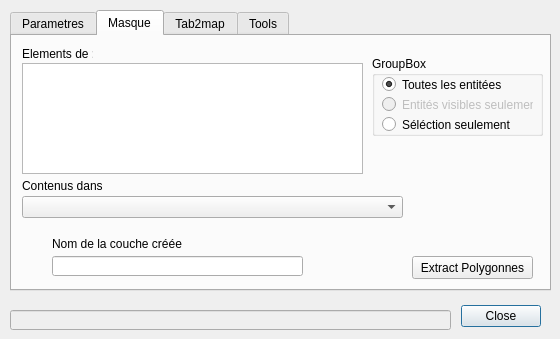
<?xml version="1.0" encoding="UTF-8"?>
<ui version="4.0">
 <class>suiviAvisDialogBase</class>
 <widget class="QDialog" name="suiviAvisDialogBase">
  <property name="geometry">
   <rect>
    <x>0</x>
    <y>0</y>
    <width>560</width>
    <height>339</height>
   </rect>
  </property>
  <property name="windowTitle">
   <string>Suivi Avis</string>
  </property>
  <widget class="QDialogButtonBox" name="button_box">
   <property name="geometry">
    <rect>
     <x>450</x>
     <y>300</y>
     <width>91</width>
     <height>32</height>
    </rect>
   </property>
   <property name="orientation">
    <enum>Qt::Horizontal</enum>
   </property>
   <property name="standardButtons">
    <set>QDialogButtonBox::Close</set>
   </property>
  </widget>
  <widget class="QWidget" name="verticalLayoutWidget">
   <property name="geometry">
    <rect>
     <x>10</x>
     <y>10</y>
     <width>541</width>
     <height>281</height>
    </rect>
   </property>
   <layout class="QVBoxLayout" name="verticalLayout">
    <item>
     <widget class="QTabWidget" name="tabWidget">
      <property name="toolTip">
       <string/>
      </property>
      <property name="currentIndex">
       <number>1</number>
      </property>
      <property name="tabsClosable">
       <bool>false</bool>
      </property>
      <widget class="QWidget" name="Parametres">
       <attribute name="title">
        <string>Parametres</string>
       </attribute>
       <widget class="QGroupBox" name="groupBox">
        <property name="geometry">
         <rect>
          <x>10</x>
          <y>10</y>
          <width>491</width>
          <height>51</height>
         </rect>
        </property>
        <property name="title">
         <string>  QGis </string>
        </property>
        <property name="flat">
         <bool>false</bool>
        </property>
        <widget class="QLineEdit" name="defNomLayer">
         <property name="geometry">
          <rect>
           <x>80</x>
           <y>19</y>
           <width>391</width>
           <height>20</height>
          </rect>
         </property>
         <property name="text">
          <string>Validation</string>
         </property>
        </widget>
        <widget class="QLabel" name="label_7">
         <property name="geometry">
          <rect>
           <x>10</x>
           <y>20</y>
           <width>71</width>
           <height>20</height>
          </rect>
         </property>
         <property name="text">
          <string>Nom Layer</string>
         </property>
        </widget>
       </widget>
       <widget class="QGroupBox" name="groupBox_2">
        <property name="geometry">
         <rect>
          <x>10</x>
          <y>60</y>
          <width>491</width>
          <height>191</height>
         </rect>
        </property>
        <property name="title">
         <string> LibreOffice </string>
        </property>
        <property name="flat">
         <bool>false</bool>
        </property>
        <widget class="QLineEdit" name="defNomOngletSuivi">
         <property name="geometry">
          <rect>
           <x>110</x>
           <y>19</y>
           <width>361</width>
           <height>20</height>
          </rect>
         </property>
         <property name="text">
          <string>Suivi</string>
         </property>
        </widget>
        <widget class="QLabel" name="label_8">
         <property name="geometry">
          <rect>
           <x>6</x>
           <y>14</y>
           <width>101</width>
           <height>31</height>
          </rect>
         </property>
         <property name="text">
          <string>&lt;html&gt;&lt;head/&gt;&lt;body&gt;&lt;p align=&quot;center&quot;&gt;Nom de l'onglet de &lt;span style=&quot; font-weight:600;&quot;&gt;suivi&lt;/span&gt;&lt;/p&gt;&lt;/body&gt;&lt;/html&gt;</string>
         </property>
         <property name="textFormat">
          <enum>Qt::RichText</enum>
         </property>
         <property name="wordWrap">
          <bool>true</bool>
         </property>
        </widget>
        <widget class="QLabel" name="label_9">
         <property name="geometry">
          <rect>
           <x>0</x>
           <y>100</y>
           <width>101</width>
           <height>31</height>
          </rect>
         </property>
         <property name="text">
          <string>&lt;html&gt;&lt;head/&gt;&lt;body&gt;&lt;p align=&quot;center&quot;&gt;Nom de la colonne &lt;span style=&quot; font-weight:600;&quot;&gt;Code Insee&lt;/span&gt;&lt;/p&gt;&lt;/body&gt;&lt;/html&gt;</string>
         </property>
         <property name="wordWrap">
          <bool>true</bool>
         </property>
        </widget>
        <widget class="QLineEdit" name="defNomCodeInsee">
         <property name="geometry">
          <rect>
           <x>110</x>
           <y>104</y>
           <width>361</width>
           <height>20</height>
          </rect>
         </property>
         <property name="text">
          <string>CodeInsee</string>
         </property>
        </widget>
        <widget class="QLabel" name="label_10">
         <property name="geometry">
          <rect>
           <x>0</x>
           <y>129</y>
           <width>101</width>
           <height>31</height>
          </rect>
         </property>
         <property name="text">
          <string>&lt;html&gt;&lt;head/&gt;&lt;body&gt;&lt;p&gt;Nom de la colonne &lt;span style=&quot; font-weight:600;&quot;&gt;Date Validation&lt;/span&gt;&lt;/p&gt;&lt;/body&gt;&lt;/html&gt;</string>
         </property>
         <property name="wordWrap">
          <bool>true</bool>
         </property>
        </widget>
        <widget class="QLineEdit" name="defNomColDateValide">
         <property name="geometry">
          <rect>
           <x>110</x>
           <y>133</y>
           <width>361</width>
           <height>20</height>
          </rect>
         </property>
         <property name="text">
          <string>Date_reception</string>
         </property>
        </widget>
        <widget class="QLabel" name="label_11">
         <property name="geometry">
          <rect>
           <x>0</x>
           <y>159</y>
           <width>101</width>
           <height>31</height>
          </rect>
         </property>
         <property name="text">
          <string>&lt;html&gt;&lt;head/&gt;&lt;body&gt;&lt;p align=&quot;center&quot;&gt;Nom de la colonne &lt;span style=&quot; font-weight:600;&quot;&gt;Observations&lt;/span&gt;&lt;/p&gt;&lt;/body&gt;&lt;/html&gt;</string>
         </property>
         <property name="wordWrap">
          <bool>true</bool>
         </property>
        </widget>
        <widget class="QLineEdit" name="defColNomObservations">
         <property name="geometry">
          <rect>
           <x>110</x>
           <y>163</y>
           <width>361</width>
           <height>20</height>
          </rect>
         </property>
         <property name="text">
          <string>Observations</string>
         </property>
        </widget>
        <widget class="QLabel" name="label_12">
         <property name="geometry">
          <rect>
           <x>6</x>
           <y>40</y>
           <width>101</width>
           <height>31</height>
          </rect>
         </property>
         <property name="text">
          <string>&lt;html&gt;&lt;head/&gt;&lt;body&gt;&lt;p align=&quot;center&quot;&gt;Nom de l'onglet de &lt;span style=&quot; font-weight:600;&quot;&gt;Mailing&lt;/span&gt;&lt;/p&gt;&lt;/body&gt;&lt;/html&gt;</string>
         </property>
         <property name="textFormat">
          <enum>Qt::RichText</enum>
         </property>
         <property name="wordWrap">
          <bool>true</bool>
         </property>
        </widget>
        <widget class="QLineEdit" name="defNomOngletMailing">
         <property name="geometry">
          <rect>
           <x>110</x>
           <y>45</y>
           <width>361</width>
           <height>20</height>
          </rect>
         </property>
         <property name="text">
          <string>Mailing</string>
         </property>
        </widget>
       </widget>
      </widget>
      <widget class="QWidget" name="Masque">
       <attribute name="title">
        <string>Masque</string>
       </attribute>
       <attribute name="toolTip">
        <string>Creation masque</string>
       </attribute>
       <widget class="QPushButton" name="extractPolyButton">
        <property name="geometry">
         <rect>
          <x>400</x>
          <y>220</y>
          <width>121</width>
          <height>23</height>
         </rect>
        </property>
        <property name="text">
         <string>Extract Polygonnes</string>
        </property>
       </widget>
       <widget class="QComboBox" name="MasqueListeCouches">
        <property name="geometry">
         <rect>
          <x>10</x>
          <y>160</y>
          <width>381</width>
          <height>22</height>
         </rect>
        </property>
       </widget>
       <widget class="QLabel" name="label">
        <property name="geometry">
         <rect>
          <x>10</x>
          <y>140</y>
          <width>81</width>
          <height>20</height>
         </rect>
        </property>
        <property name="text">
         <string>Contenus dans :</string>
        </property>
       </widget>
       <widget class="QLabel" name="label_2">
        <property name="geometry">
         <rect>
          <x>10</x>
          <y>10</y>
          <width>71</width>
          <height>16</height>
         </rect>
        </property>
        <property name="text">
         <string>Elements de :</string>
        </property>
       </widget>
       <widget class="QGroupBox" name="limiteEntites">
        <property name="geometry">
         <rect>
          <x>360</x>
          <y>20</y>
          <width>171</width>
          <height>80</height>
         </rect>
        </property>
        <property name="title">
         <string>GroupBox</string>
        </property>
        <widget class="QRadioButton" name="toutesEntites">
         <property name="geometry">
          <rect>
           <x>10</x>
           <y>20</y>
           <width>121</width>
           <height>17</height>
          </rect>
         </property>
         <property name="text">
          <string>Toutes les entitées</string>
         </property>
         <property name="checked">
          <bool>true</bool>
         </property>
        </widget>
        <widget class="QRadioButton" name="entitesVisibles">
         <property name="enabled">
          <bool>false</bool>
         </property>
         <property name="geometry">
          <rect>
           <x>10</x>
           <y>40</y>
           <width>151</width>
           <height>17</height>
          </rect>
         </property>
         <property name="text">
          <string>Entités visibles seulement</string>
         </property>
        </widget>
        <widget class="QRadioButton" name="selectionSeulement">
         <property name="geometry">
          <rect>
           <x>10</x>
           <y>60</y>
           <width>141</width>
           <height>17</height>
          </rect>
         </property>
         <property name="text">
          <string>Séléction seulement</string>
         </property>
        </widget>
       </widget>
       <widget class="QLabel" name="label_3">
        <property name="geometry">
         <rect>
          <x>40</x>
          <y>200</y>
          <width>131</width>
          <height>16</height>
         </rect>
        </property>
        <property name="text">
         <string>Nom de la couche créée :</string>
        </property>
       </widget>
       <widget class="QLineEdit" name="MasqueNomCouche">
        <property name="geometry">
         <rect>
          <x>40</x>
          <y>220</y>
          <width>251</width>
          <height>20</height>
         </rect>
        </property>
        <property name="text">
         <string/>
        </property>
       </widget>
       <widget class="QListWidget" name="MasqueLignePoint">
        <property name="geometry">
         <rect>
          <x>10</x>
          <y>27</y>
          <width>341</width>
          <height>111</height>
         </rect>
        </property>
       </widget>
      </widget>
      <widget class="QWidget" name="Tab2Map">
       <attribute name="title">
        <string>Tab2map</string>
       </attribute>
       <attribute name="toolTip">
        <string>Lecture du tableur et mise à jour suivi</string>
       </attribute>
       <widget class="QPushButton" name="updateMapButton">
        <property name="geometry">
         <rect>
          <x>400</x>
          <y>220</y>
          <width>121</width>
          <height>23</height>
         </rect>
        </property>
        <property name="text">
         <string>Update Map</string>
        </property>
       </widget>
       <widget class="QgsFileWidget" name="TabFileWidget">
        <property name="geometry">
         <rect>
          <x>140</x>
          <y>10</y>
          <width>371</width>
          <height>27</height>
         </rect>
        </property>
        <property name="dialogTitle">
         <string>Tableur de suivi</string>
        </property>
       </widget>
       <widget class="QLabel" name="label_4">
        <property name="geometry">
         <rect>
          <x>20</x>
          <y>15</y>
          <width>111</width>
          <height>16</height>
         </rect>
        </property>
        <property name="text">
         <string>Tableur LibreOffice :</string>
        </property>
       </widget>
       <widget class="QComboBox" name="TabOnglet">
        <property name="geometry">
         <rect>
          <x>140</x>
          <y>50</y>
          <width>361</width>
          <height>22</height>
         </rect>
        </property>
       </widget>
       <widget class="QLabel" name="label_5">
        <property name="geometry">
         <rect>
          <x>30</x>
          <y>50</y>
          <width>91</width>
          <height>16</height>
         </rect>
        </property>
        <property name="text">
         <string>Onglet</string>
        </property>
       </widget>
       <widget class="QLabel" name="label_6">
        <property name="geometry">
         <rect>
          <x>20</x>
          <y>120</y>
          <width>111</width>
          <height>20</height>
         </rect>
        </property>
        <property name="text">
         <string>Layer à mettre à jour</string>
        </property>
       </widget>
       <widget class="QComboBox" name="TabLayer">
        <property name="geometry">
         <rect>
          <x>140</x>
          <y>120</y>
          <width>361</width>
          <height>22</height>
         </rect>
        </property>
       </widget>
      </widget>
      <widget class="QWidget" name="Tools">
       <attribute name="title">
        <string>Tools</string>
       </attribute>
       <widget class="QPushButton" name="butGenCSV">
        <property name="geometry">
         <rect>
          <x>10</x>
          <y>10</y>
          <width>121</width>
          <height>23</height>
         </rect>
        </property>
        <property name="text">
         <string>Genere CSV Mailing</string>
        </property>
       </widget>
       <widget class="QPushButton" name="butListInsee">
        <property name="geometry">
         <rect>
          <x>10</x>
          <y>40</y>
          <width>121</width>
          <height>23</height>
         </rect>
        </property>
        <property name="text">
         <string>Liste code Insee</string>
        </property>
       </widget>
      </widget>
     </widget>
    </item>
   </layout>
  </widget>
  <widget class="QLineEdit" name="Message">
   <property name="enabled">
    <bool>false</bool>
   </property>
   <property name="geometry">
    <rect>
     <x>10</x>
     <y>310</y>
     <width>441</width>
     <height>20</height>
    </rect>
   </property>
  </widget>
 </widget>
 <customwidgets>
  <customwidget>
   <class>QgsFileWidget</class>
   <extends>QWidget</extends>
   <header>qgsfilewidget.h</header>
  </customwidget>
 </customwidgets>
 <resources/>
 <connections>
  <connection>
   <sender>button_box</sender>
   <signal>accepted()</signal>
   <receiver>suiviAvisDialogBase</receiver>
   <slot>accept()</slot>
   <hints>
    <hint type="sourcelabel">
     <x>20</x>
     <y>20</y>
    </hint>
    <hint type="destinationlabel">
     <x>20</x>
     <y>20</y>
    </hint>
   </hints>
  </connection>
  <connection>
   <sender>button_box</sender>
   <signal>rejected()</signal>
   <receiver>suiviAvisDialogBase</receiver>
   <slot>reject()</slot>
   <hints>
    <hint type="sourcelabel">
     <x>20</x>
     <y>20</y>
    </hint>
    <hint type="destinationlabel">
     <x>20</x>
     <y>20</y>
    </hint>
   </hints>
  </connection>
 </connections>
</ui>
